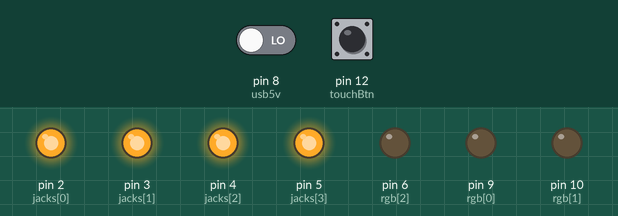
Bench run of a sketch on a simulated Arduino Uno, built with avr-gcc and run on an emulated ATmega328P. Shown: output pins drawn as LEDs (lit = HIGH). Inputs (shaded band) come from the test bench; at power-on: pin 8 (usb5v) LOW, pin 12 (touchBtn) LOW.

Above: at 7.0 s.
7.1 s: pin 8 (usb5v) driven HIGH
At 7.7 s:
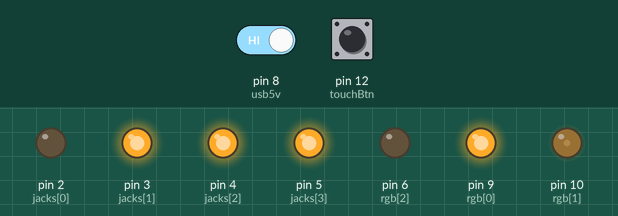
10.1 s: pin 12 (touchBtn) pulled HIGH for 0.15 s
At 11.2 s:
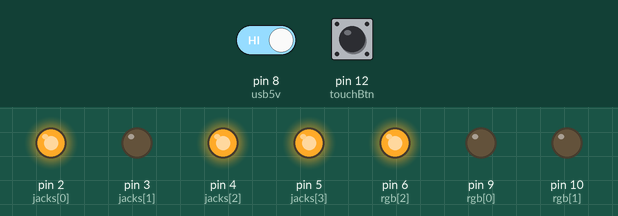
13.2 s: pin 12 (touchBtn) pulled HIGH for 1 s
At 13.6 s:
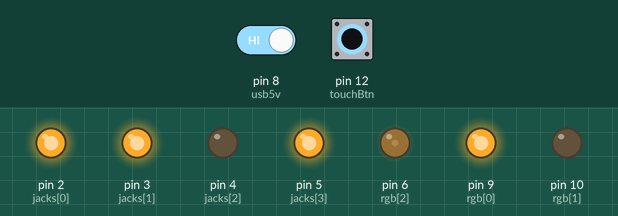
17.2 s: pin 12 (touchBtn) pulled HIGH for 0.15 s
At 17.9 s:
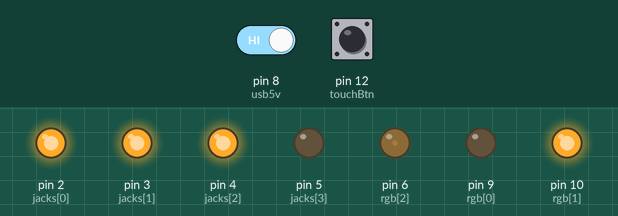
20.3 s: pin 8 (usb5v) driven LOW
At 20.7 s:
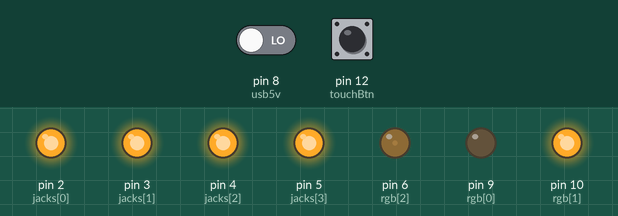
23.3 s: pin 8 (usb5v) driven HIGH
At 29.3 s:
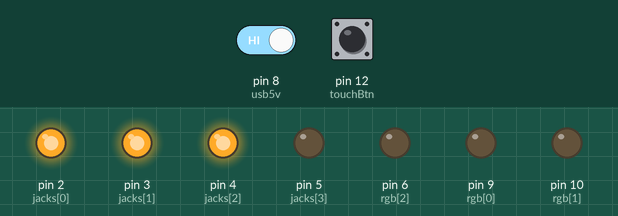
Timing chart, 0 to 29.6 s (numbered marks = the images above; inputs shaded):
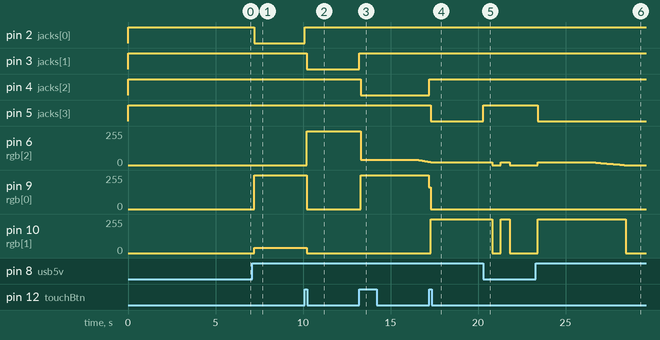

The sketch:

main.ino
```cpp
#include <EEPROM.h>

#include "IRremote.h"

// pinout
const int irLed = 7;
const int jacks[] = {2, 3, 4, 5};
const int rgb[] = {9, 10, 6};
const int usb5v = 8;
const int touchBtn = 12;

// required button on remote control - LG
unsigned long remoteControlBtn; // = 551519865;

// digital IN thresholds
const int usbVoltageThreshold = 0;
const int touchBtnThreshold = 0;

// color definitions
const uint8_t colorOrange[] = {255, 40, 0};
const uint8_t colorBlue[] = {0, 0, 255};
const uint8_t colorPurple[] = {255, 0, 40};
const uint8_t colorCyan[] = {0, 255, 20};
const uint8_t *colorSequence[] = {colorOrange, colorBlue, colorPurple, colorCyan};

const uint8_t colorRed[] = {255, 0, 0};
const uint8_t colorNone[] = {0, 0, 0};

// led delay definitions
const int initBrightnessDelayConst = 3000;
const int colorBrightnessDelayConst = 5;

// led state
bool ledActive = false;
bool colorMaxBrightness = true;
uint8_t colorBrightness = 255;
int colorBrightnessDelayLeft = 0;
int initBrightnessDelayLeft = 0;

// input state
bool usbConnectedActEvent = false;
bool usbConnected = false;
bool btnTouchedActEvent = false;
bool btnTouched = false;
int selectedInput = 0;

IRrecv irrecv(irLed);
decode_results results;

void createFancyRainbow() {
    int stepDelay = 3;

    for (int i = 0; i < 256; ++i) {
        analogWrite(rgb[0], i);

        delay(stepDelay);
    }

    for (int i = 0; i < 3; ++i) {
        for (int br = 0; br < 256; ++br)
        {
            analogWrite(rgb[i], 255 - br);
            analogWrite(rgb[(i+1) % 3], br);

            delay(stepDelay);
        }
    }

    for (int i = 0; i < 256; ++i) {
        analogWrite(rgb[0], 255 - i);

        delay(stepDelay);
    }
}

void setColor(const uint8_t *color, const uint8_t brightness) {
    for (int i = 0; i < 3; ++i) {
        int ledBrightnessRaw = (int)((double)color[i] * ((double)brightness / 255.0));
        int ledBrightness = (uint8_t)(ledBrightnessRaw >= 0 ? ledBrightnessRaw : 0);
        analogWrite(rgb[i], ledBrightness);
    }
}

void ledBlink(const uint8_t *color) {
    for (int i = 0; i < 2; ++i) {
        setColor(color, 255);
        delay(500);
        setColor(color, 0);
        delay(500);
    }
}

void setJack(const int jackNum) {
    for (int i = 0; i < sizeof(jacks) / sizeof(int); ++i) {
        digitalWrite(jacks[i], HIGH);
    }

    if (jackNum >= 0) {
        delay(100);
        digitalWrite(jacks[jackNum], LOW);
    }
}

void lightUpLed() {
    colorBrightnessDelayLeft = colorBrightnessDelayConst;
    initBrightnessDelayLeft = initBrightnessDelayConst;
    colorMaxBrightness = true;
    colorBrightness = 255;
    ledActive = true;
}

void resetLed() {
    colorBrightnessDelayLeft = 0;
    initBrightnessDelayLeft = 0;
    colorMaxBrightness = false;
    colorBrightness = 0;
    ledActive = false;

    ledBlink(colorSequence[selectedInput]);
}

void setInput() {
    setJack(selectedInput);
    lightUpLed();
    setColor(colorSequence[selectedInput], colorBrightness);
}

void resetInput() {
    setJack(-1);
    resetLed();
    setColor(colorNone, 0);
}

void updateLed() {
    if (colorMaxBrightness) {
        if (initBrightnessDelayLeft > 0) {
            initBrightnessDelayLeft--;
        } else {
            colorMaxBrightness = false;
            setColor(colorNone, 0);
        }
    } else {
        if (colorBrightness > 0) {
            if (colorBrightnessDelayLeft > 0) {
                colorBrightnessDelayLeft--;
            } else {
                colorBrightness--;
                colorBrightnessDelayLeft = colorBrightnessDelayConst;
            }
            setColor(colorSequence[selectedInput], colorBrightness);
        } else {
            ledActive = false;
            setColor(colorNone, 0);
        }
    }
}

void setup()
{
    irrecv.enableIRIn();

    pinMode(usb5v, INPUT);
    pinMode(touchBtn, INPUT);

    // init relay
    for (int i = 0; i < sizeof(jacks) / sizeof(int); ++i) {
        pinMode(jacks[i], OUTPUT);
        digitalWrite(jacks[i], HIGH);
        delay(1);
    }

    // init LED
    for (int i = 0; i < sizeof(rgb) / sizeof(int); ++i) {
        pinMode(rgb[i], OUTPUT);
        analogWrite(rgb[i], 0);
    }

    // test for active button to change saved remote control button in EEPROM
    if (pollingBtn()) {
        ledBlink(colorRed);

        setColor(colorRed, 255);
        setRemoteControlBtn();
        setColor(colorNone, 0);

        delay(2000);
    }

    // load remote control button from EEPROM
    remoteControlBtn = getRemoteControlBtn();

    createFancyRainbow();
    delay(2000);
}

bool pollingIR() {
    if (irrecv.decode(&results)) {
        bool result = results.value == remoteControlBtn;
        irrecv.resume();
        return result;
    }

    return false;
}

bool pollingBtn() {
    btnTouchedActEvent = digitalRead(touchBtn) > touchBtnThreshold;

    // button deactivated
    if (btnTouched && !btnTouchedActEvent) {
        btnTouched = false;
        return false;
    }

    // button activated
    if (!btnTouched && btnTouchedActEvent) {
        btnTouched = true;
        return true;
    }

    return false;
}

bool pollingUSBConn() {
    usbConnectedActEvent = digitalRead(usb5v) > usbVoltageThreshold;

    // USB disconnected
    if (usbConnected && !usbConnectedActEvent) {
        usbConnected = false;
        resetInput();
        return false;
    }

    // USB connected
    if (!usbConnected && usbConnectedActEvent) {
        usbConnected = true;
        setInput();
        irrecv.resume();
        return true;
    }

    return false;
}

void loop()
{
    // update USB connection
    pollingUSBConn();

    // test IR or button and change audio input
    if (pollingIR() || pollingBtn()) {
        if (usbConnected) {
            selectedInput = (selectedInput + 1) % (sizeof(jacks) / sizeof(int));

            setInput();
        } else {
            ledBlink(colorSequence[selectedInput]);
        }
    }

    // decrease LED brightness
    if (usbConnected && ledActive) {
        updateLed();
    }

    delay(1);
}

unsigned long getRemoteControlBtn() {
    unsigned int byteArray[4];

    for (int i = 0; i < 4; i++) {
        byteArray[i] = EEPROM.read(i);
    }

    return ((unsigned long)(byteArray[0]) << 24)
         | ((unsigned long)(byteArray[1]) << 16)
         | ((unsigned long)(byteArray[2]) << 8)
         | (unsigned long)(byteArray[3]);
}

void setRemoteControlBtn() {
    while (!irrecv.decode(&results)) {
        delay(1);
    }

    unsigned long irBtn = results.value;
    irrecv.resume();

    unsigned int byteArray[4];

    byteArray[0] = (unsigned int)((irBtn & 0xFF000000) >> 24);
    byteArray[1] = (unsigned int)((irBtn & 0x00FF0000) >> 16);
    byteArray[2] = (unsigned int)((irBtn & 0x0000FF00) >> 8);
    byteArray[3] = (unsigned int)((irBtn & 0x000000FF));

    for (int i = 0; i < 4; i++) {
        EEPROM.write(i, byteArray[i]);
    }
}
```

Measured:
- after the input at 7.1 s, pin 2 (jacks[0]): HIGH → LOW after 0.10 s; pin 9 (rgb[0]): 0/255 → 255/255 after 0.10 s; pin 10 (rgb[1]): 0/255 → 40/255 after 0.10 s
- after the input at 10.1 s, pin 2 (jacks[0]): LOW → HIGH at once; pin 3 (jacks[1]): HIGH → LOW after 0.10 s; pin 6 (rgb[2]): 0/255 → 255/255 after 0.10 s; pin 9 (rgb[0]): 255/255 → 0/255 after 0.10 s instead of 2.2 s
- after the input at 13.2 s, pin 3 (jacks[1]): LOW → HIGH at once; pin 4 (jacks[2]): HIGH → LOW after 0.10 s; pin 9 (rgb[0]): 0/255 → 255/255 after 0.10 s, → 162/255 3.9 s later
- after the input at 17.2 s, pin 4 (jacks[2]): LOW → HIGH at once; pin 5 (jacks[3]): HIGH → LOW after 0.10 s; pin 9 (rgb[0]): 162/255 → 0/255 after 0.10 s instead of 1.2 s; pin 10 (rgb[1]): 0/255 → 255/255 after 0.10 s
- after the input at 20.3 s, pin 5 (jacks[3]): LOW → HIGH at once; pin 10 (rgb[1]): 255/255 → 0/255 after 0.50 s instead of 2.1 s
- after the input at 23.3 s, pin 5 (jacks[3]): HIGH → LOW after 0.10 s; pin 10 (rgb[1]): 0/255 → 255/255 after 0.10 s, → 0/255 5.1 s later
